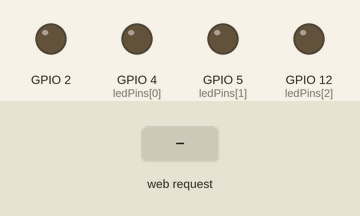
Bench run of a sketch on a simulated ESP32. On the bench: output pins drawn as LEDs (lit = HIGH). Dashed ring = blinking. The inputs (shaded band) are chosen by the test bench. WiFi joins after 1.5 s; servers stay silent unless stated; what the sketch prints to the serial monitor is not drawn.

Above: at 2.8 s.
2.9 s: HTTP request GET /LED/wave received
At 3.0 s:
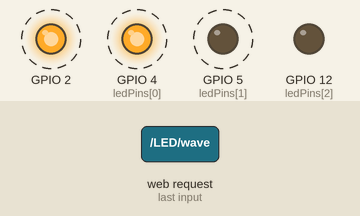
5.9 s: HTTP request GET /LED/on received
At 8.0 s:
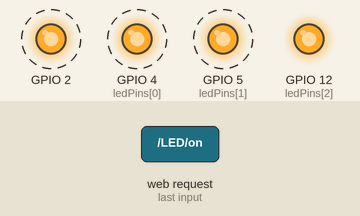
8.9 s: HTTP request GET /LED/wave received
At 10.8 s:
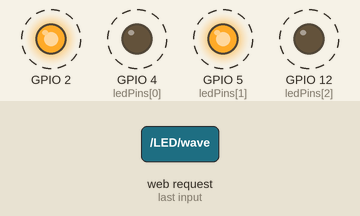
Timing chart, 0 to 14.4 s (numbered marks = the images above; inputs shaded):
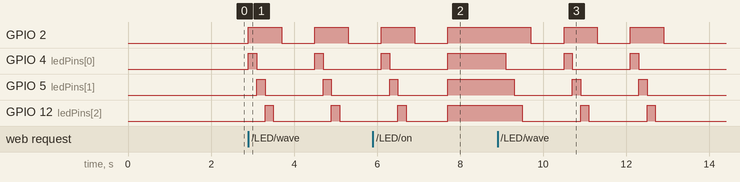

Measured:
- after the input at 2.9 s, GPIO 2: alternates HIGH for 0.80 s and LOW for 0.80 s, starting at once; GPIO 4 (ledPins[0]): alternates HIGH for 0.20 s and LOW for 1.4 s, starting at once
- after the input at 8.9 s, GPIO 2: alternates HIGH for 0.80 s and LOW for 0.80 s, 5 changes in all, then stays LOW, starting after 0.80 s; GPIO 4 (ledPins[0]): alternates HIGH for 0.20 s and LOW for 1.4 s, 5 changes in all, then stays LOW, starting after 0.20 s

The sketch:

HTTP_Server_Blinkie.ino
```cpp
/**
 * This sketchbook was built for the ESP32 to server as a HTTP Webserver. The purpose of this was built to host
 * a web server that the Palo Alto Networks NGFW can make HTTP Post calls to and provide a visual notification
 * when an alert triggers from NGFW.
 *
 * WARNING:
 * __________
 * This is an HTTP Webserver over tcp/80. None of the data will be encrypted. If you would like to
 * encrypt your ES32 then please import and configure a TLS-enabled web server. A great example can be found here:
 * https://github.com/fhessel/esp32_https_server
 * __________
 *
 */

#include <WiFi.h>
#include <WebServer.h>

/* Put your SSID & Password */
const char* ssid = "Your SSID Here";  // Enter SSID here
const char* password = "Your Pre-Shared Key Here";  //Enter Password here

// declare an object of WebServer library
WebServer server(80);

//Variable to store the HTTP request
String header;

// Auxiliary variables to store the current output state
int ledState = LOW;

// Assign variables
const byte ledPins[] = {4,5,12};  //update this to the GPIO pins you will be using to power your LEDs
const byte numberOfLights = sizeof(ledPins) / sizeof(ledPins[0]);
int timer = 500;              // the higher the number, the slower the timing.
int repeat = 0;
int i;

void setup() {
  Serial.begin(115200);
  delay(100);
  yield();

  //initialize ledPins array as outputs
  for (int i = 0; i< numberOfLights; i++) {
    pinMode(ledPins[i], OUTPUT);
    pinMode(BUILTIN_LED, OUTPUT);
  }

  //we start by connecting to a WiFi network
  Serial.println();
  Serial.print("Connecting to "); Serial.println(ssid);

  //connect WiFi to local network
  WiFi.begin(ssid, password);

  //check WiFi status
  while (WiFi.status() != WL_CONNECTED) {
  delay(timer);
  Serial.print(".");
  }
  Serial.println("");
  Serial.println("WiFi connected.");
  Serial.print("Got IP: "); Serial.println(WiFi.localIP());
  yield();
  server.on("/", handle_OnConnect);
  server.on("/LED/on", handle_on);
  server.on("/LED/off", handle_off);
  server.on("/LED/wave", handle_wave);
  server.on("/alert", handle_alert);
  server.onNotFound(handle_NotFound);

  server.begin();
  yield();
  Serial.println("HTTP server started");
  Serial.println("Navigate to the IP in your browser to see it working");

}

void loop() {
  server.handleClient();
}

void handle_OnConnect() {
  ledState = LOW;
  server.send(200, "text/html", SendHTML(ledState));
  yield();
}

void handle_on() {
  Serial.println("LED Status: ON");

  for (int i = 0; i < numberOfLights; i++) {
    ledState = HIGH;
    digitalWrite(ledPins[i], HIGH);
    digitalWrite(BUILTIN_LED, HIGH);
    yield();
  }
  server.send(200, "text/html", SendHTML(ledState));
}

void handle_off() {
  Serial.println("LED Status: OFF");
  for (int i = 0; i < numberOfLights; i++) {
    ledState = LOW;
    digitalWrite(ledPins[i], LOW);
    digitalWrite(BUILTIN_LED, LOW);
    yield();
  }
  server.send(200, "text/html", SendHTML(ledState));
}

void handle_wave() {
  Serial.println("Doin' the W-A-V-E!");
  server.send(200, "text/html", SendHTML(ledState));

  int repeat =0;
  while (repeat < 3) {
    for (int i = 0; i <= numberOfLights; i++) {
      digitalWrite(ledPins[i], HIGH);
      digitalWrite(BUILTIN_LED, HIGH);
      delay(200);
      digitalWrite(ledPins[i], LOW);
      digitalWrite(BUILTIN_LED, LOW);
      yield();
    }
    delay(300);

    for (int i = 0; i >= numberOfLights; i--) {
      digitalWrite(ledPins[i], HIGH);
      digitalWrite(BUILTIN_LED, HIGH);
      delay(200);
      digitalWrite(ledPins[i], LOW);
      digitalWrite(BUILTIN_LED, LOW);
      yield();
    }
    delay(timer);
    repeat++;
  }
 yield();
}

void handle_alert() {
  Serial.println("RED ALERT!");
  server.send(200, "text/html", SendHTML(ledState));

  int repeat = 0;
  while (repeat <=3) {
    for (int i = 0; i< numberOfLights; i++) {
      //turn the LEDs on:
      digitalWrite(ledPins[i], HIGH);
      digitalWrite(BUILTIN_LED, HIGH);
      yield();
    }
    delay(200);
    for (int i = 0; i< numberOfLights; i++) {
         //turn the LEDs off:
        digitalWrite(ledPins[i], LOW);
        digitalWrite(BUILTIN_LED, LOW);
        yield();
      }
      delay(300);
      repeat++;
  }
  yield();
}

void handle_NotFound(){
  server.send(404, "text/plain", "Oopsie, you took a wrong turn somewhere...");
}

/// HTML Web Page
String SendHTML(uint8_t ledstatus){
  String ptr = "<!DOCTYPE html> <html>";
  ptr +="<head><meta name=\"viewport\" content=\"width=device-width, initial-scale=1\">";
  ptr +="<link rel=\"icon\" href=\"data:,\">";
  // CSS to style the on/off buttons
  // Feel free to change the background-color and font-size attributes to fit your preferences
  ptr +="<style>html { font-family: Helvetica; display: inline-block; margin: 0px auto; text-align: center;}";
  ptr +=".button { background-color: #4CAF50; border: none; color: white; padding: 16px 40px;";
  ptr +="text-decoration: none; font-size: 30px; margin: 2px; cursor: pointer;}";
  ptr +=".button2 {background-color: #555555;}";
  ptr +=".button3 {background-color: #CC0000;}";
  ptr +=".button4 {background-color: #FF8000;}";
  ptr +="</style></head>";
  // Web Page Heading
  ptr +="<body><h1>DuckDuckSOC Web Server</h1>";
  ptr +="<img src=https://i.imgur.com/qtpFo58.png title=Quack! Quack! align=top height=300 width=300>";

    // If the ledState is off, it displays the ON button
    if (ledstatus) {
      ptr +="<p>LED Status: ON</p><a href=\"/LED/off\"><button class=\"button button2\">OFF</button></a>";
      } else {
        ptr +="<p>LED Status: OFF</p><a href=\"/LED/on\"><button class=\"button\">ON</button></a>";
    }

  ptr +="<p><a href=\"/LED/wave\"><button class=\"button button4\">WAVE</button></p></a>";
  ptr +="<p><a href=\"/alert\"><button class=\"button button3\">ALERT</button></p></a>";

  ptr +="</body>\n";
  ptr +="</html>\n";
  return ptr;
}
```
